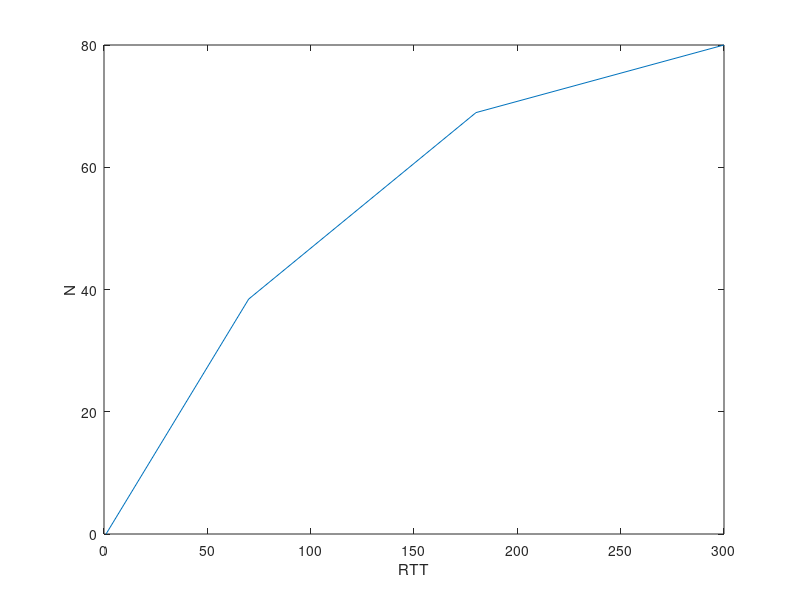
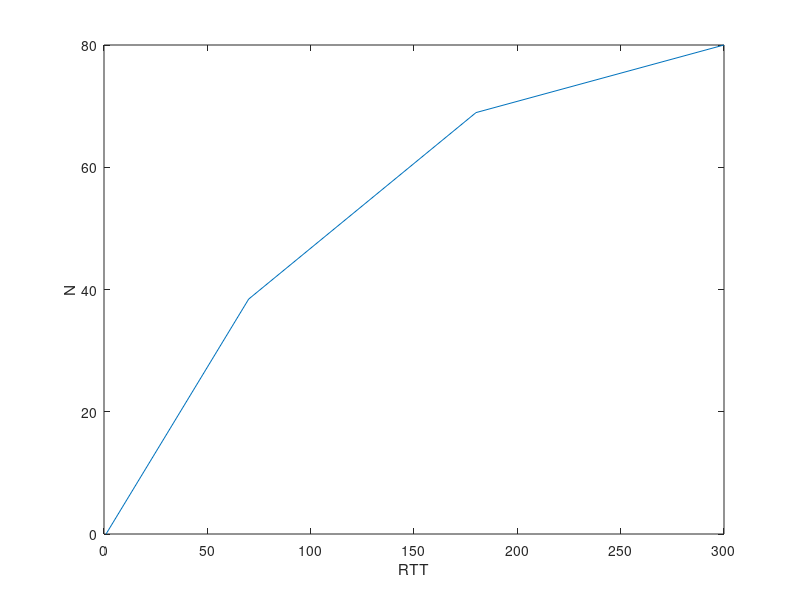
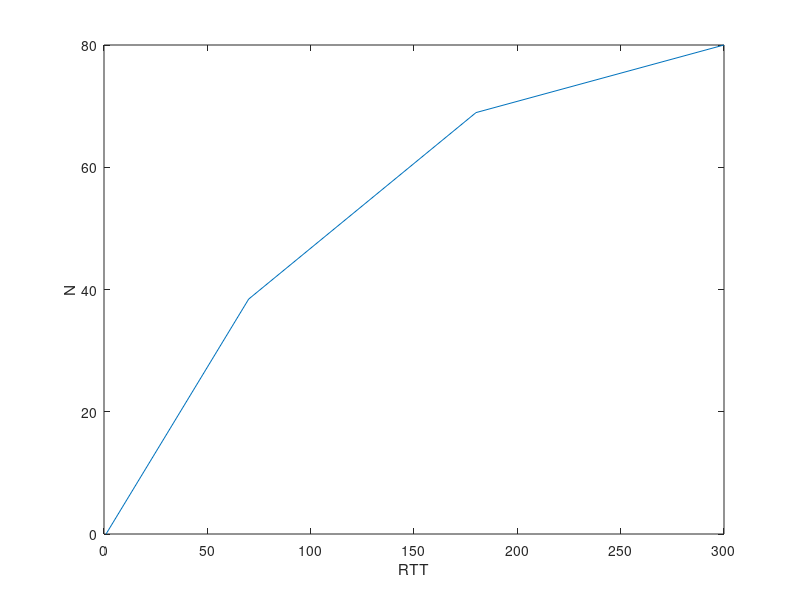

The MATLAB source for these figures, in order:
% power-law approximation
RTT = 70;
c = 100;
k = 300;

N = c*(exp(k*log(0.8)/RTT))

RTTs = [1 70 180 300]
Ns = zeros(1, length(RTTs))

for i = 1:length(RTTs)
	RTT = RTTs(i)	
	Ns(i) = c*(exp(k*log(0.8)/RTT))
end

figure
plot(RTTs, Ns)
xlabel('RTT')
ylabel('N')

image = "power-law"
%print -deps $image.eps
saveas (1, "power-law.png");
saveas (1, "power-law.eps");
saveas (1, "power-law.emf");
